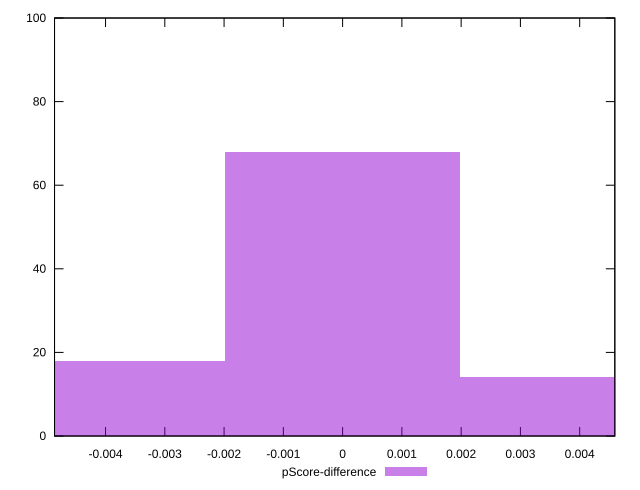

Here is the gnuplot script that generated this plot:
reset

$pScoreDifference <<EOF
0 68
0.003972883589098371 14
-0.003972883589098371 18
EOF

set key outside below
set boxwidth 0.003972883589098371
set xrange [-0.004860635408801106:0.00459292648990095]
set yrange [0:100]
set trange [0:100]
set style fill transparent solid 0.5 noborder
set terminal svg size 640, 490 enhanced background rgb 'white'
set output "reports/report_00028_2021-02-24T12-49-42.674Z/total-blocking-time/samples/card/pScore-difference/histogram.svg"

plot $pScoreDifference title "pScore-difference" with boxes

reset
